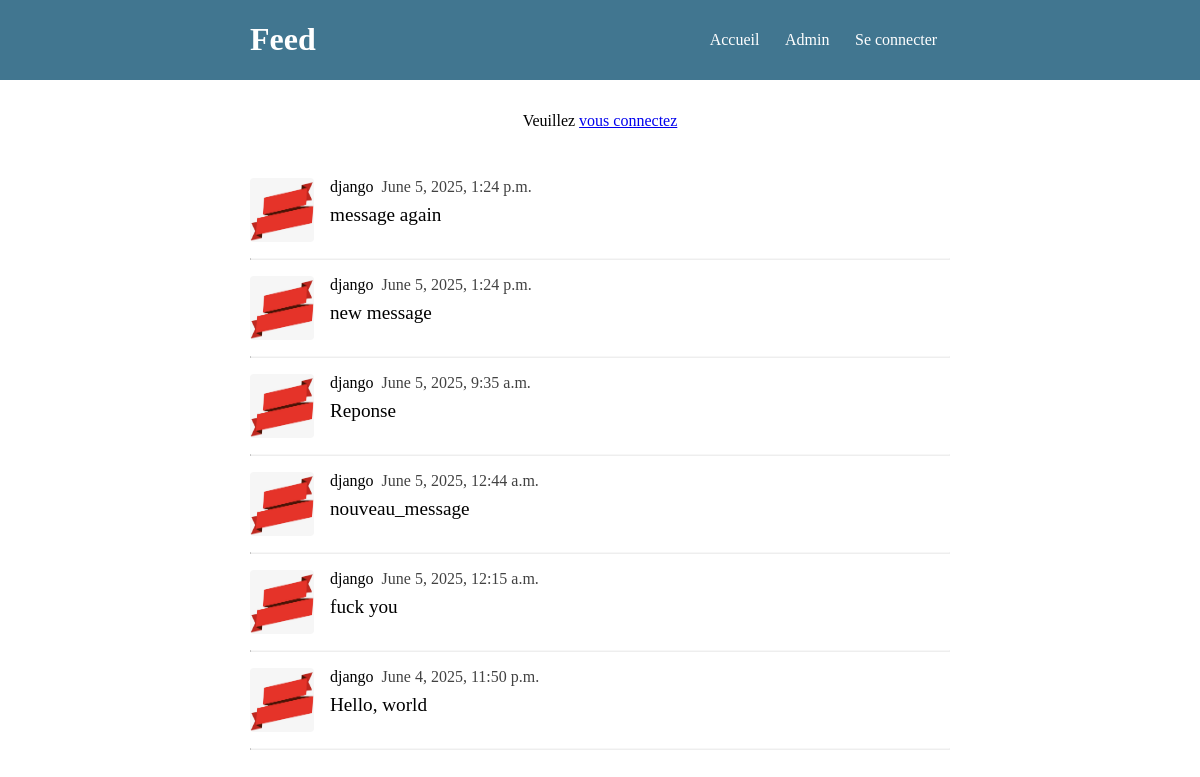
The page / on the database its author committed.
### feed/models.py (models this page shows)
class Message(models.Model):
    content = models.CharField(max_length=280)
    created_at = models.DateTimeField(auto_now_add=True)
    user = models.ForeignKey(User, on_delete=models.CASCADE)
    reponse_to = models.ForeignKey('self', on_delete=models.PROTECT, null=True)

### feed/views.py (the view)
# urls.py: path('', views.index),
def index(request) :
    if request.method == 'POST':
        content = request.POST.get('content')
        user = request.user
        Message.objects.create(content=content, user=user)
    context = {}
    context['messages'] = Message.objects.order_by('-created_at')
    return render(request, 'index.html', context=context)

### feed/templates/index.html
{% extends 'base.html' %}
{% block content %}
<div>{% include 'form.html' with action='/' %}</div>
<div>
  {% for message in messages %}
     <div>{% include 'message.html' with message=message %}</div>
  {% endfor %}
</div>
{% endblock %}

### feed/templates/base.html (shortened to what this page needs)
{% load static %}
<!doctype html>
<html lang="en">
<head>
    <link rel="stylesheet" type="text/css" href="{% static 'css/style.css' %}" />
</head>
<body>
<header>
    <div id="header_container">
        <h1>Feed</h1>
        <nav id="nav_bar">
          <a href="/">Accueil</a>
          <a href="/admin/">Admin</a>
            {% if request.user.is_authenticated %}
            <div class="avatar_container">
                <span>{{ request.user.username }}</span>
                <img class="user_avatar" src="{% static 'images/image.jpg' %}" alt="{{ request.user.username }}"/>
            </div>
            {% else %}
            <a href="/admin/login/?next=/">Se connecter</a>
            {% endif %}
        </nav>
    </div>
</header>
<div id="container">
    {% block content %}
    {% endblock %}
</div>
</body>
</html>

### feed/templates/form.html
{% if request.user.is_authenticated %}
<form action="{{ action }}" method="POST" id="form_container">
    {% csrf_token %}
    <input type="text" name="content" id="form_content">
    <input type="submit" value="Poster" id="form_button">
</form>
{% else %}
<div id="form_unauthenticated">Veuillez <a href="/admin/login/?next=/">vous connectez</a></div>
{% endif %}

### feed/templates/message.html
{% load static %}
<a href="/{{ message.id }}/" class="message_container">
         <img src="{% static 'images/image.jpg' %}" class="message_avatar" alt="{{ request.user }}"/>
    <div>
        <div class="message_header">
         <div class="username">{{message.user.username}}</div>
         <div class="created_at">{{message.created_at}}</div>
     </div>
     <div class="content">{{message.content}}</div>
    </div>
     </a>
<hr />

### feed/static/css/style.css (style rules this page uses)
* { font-family: verdana; }
body { margin: 0; }
hr { border-top: 1px solid #84848410; margin: 0; }
#container { width: 700px; margin: auto; }
header { background: #417690; color: white; }
#header_container { display: flex; align-items: center; justify-content: space-between; width: 700px; margin: auto; }
#nav_bar { display: flex; align-items: center; text-align: center; }
#nav_bar > a { color: white; text-decoration: none; padding: 0 0.8rem; }
.message_container { text-decoration: none; color: black; display: flex; flex: 1; padding: 1rem 0; }
.message_avatar { height: 64px; width:64px; border-radius: 4px; margin-right: 1rem; }
.message_header { display: flex; }
.username { font-weigth: bold; margin-right: 0.5rem; }
.created_at { color: #424242; }
.content { font-size: 1.2rem; padding: 0.5rem 0; }
#form_unauthenticated { text-align: center; margin: 2rem 0; fon-weigth: bold; }

### rows shown on the page
Message: user.username "django", created_at "June 5, 2025, 1:24 p.m.", content "message again"
Message: user.username "django", created_at "June 5, 2025, 1:24 p.m.", content "new message"
Message: user.username "django", created_at "June 5, 2025, 9:35 a.m.", content "Reponse"
Message: user.username "django", created_at "June 5, 2025, 12:44 a.m.", content "nouveau_message"
Message: user.username "django", created_at "June 5, 2025, 12:15 a.m.", content "fuck you"
Message: user.username "django", created_at "June 4, 2025, 11:50 p.m.", content "Hello, world"
